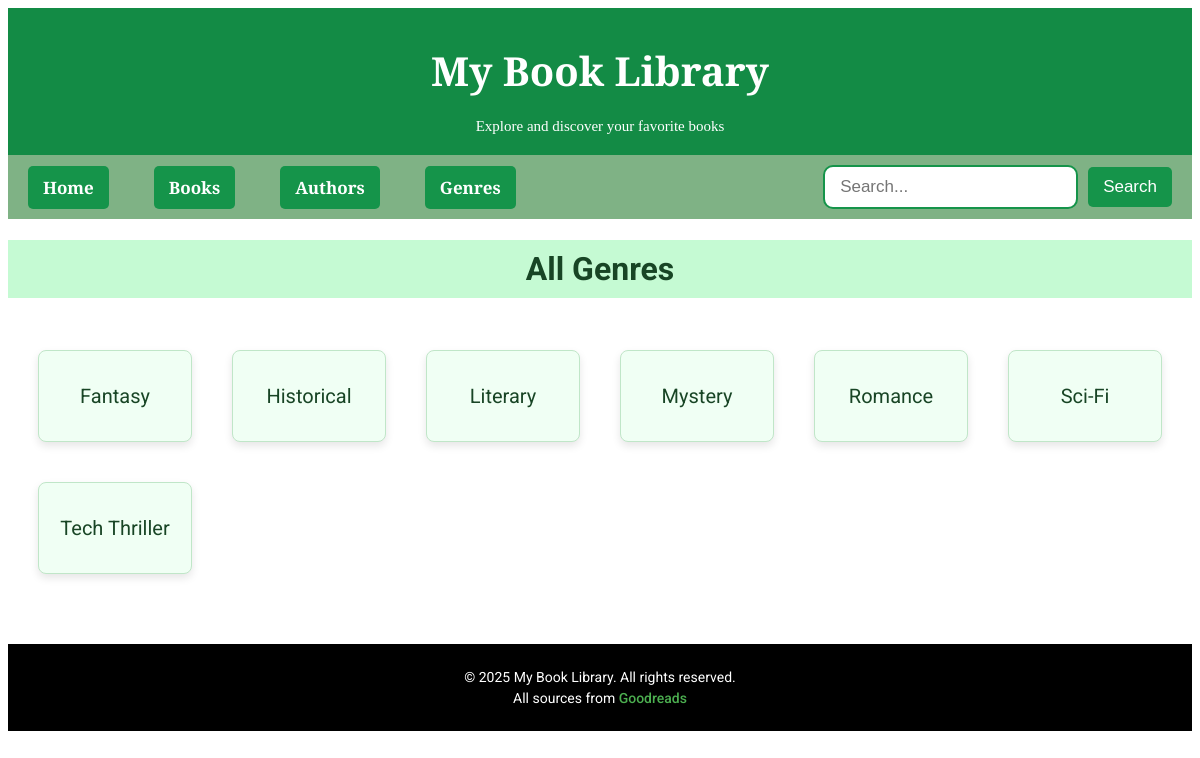
/genres, run on an earlier commit of the app's database.
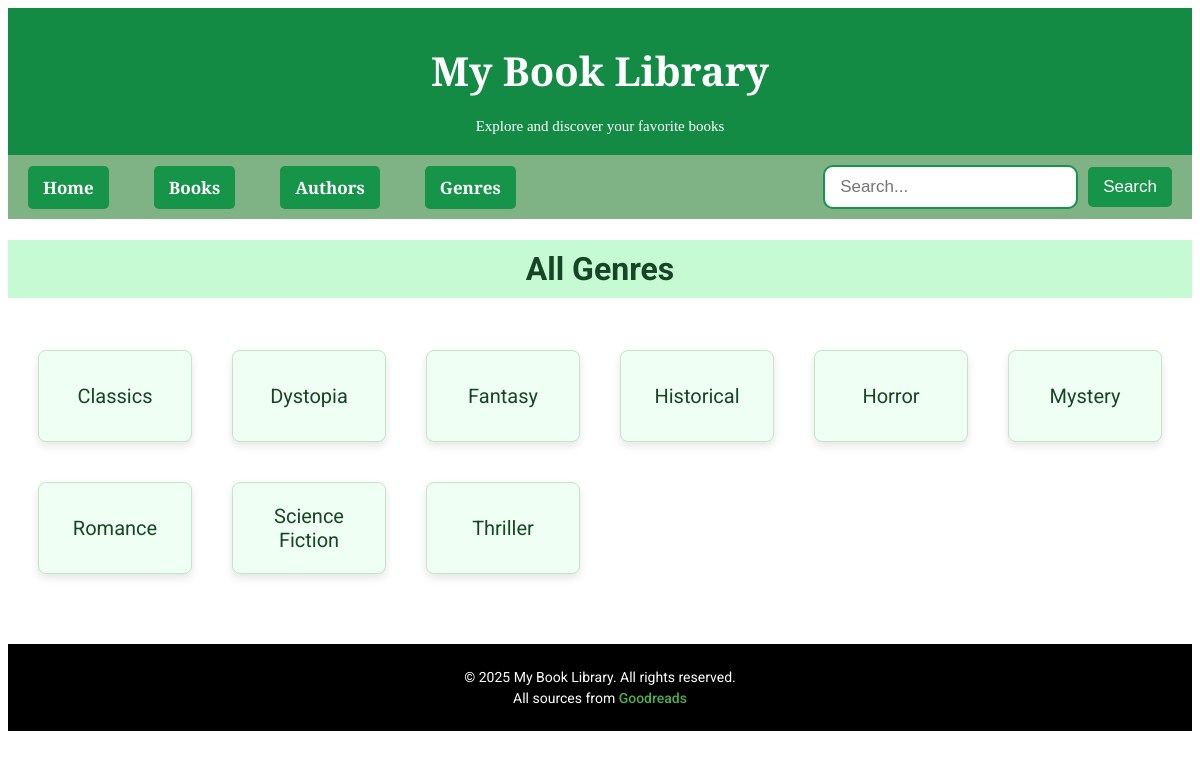
And on a later commit of the database.
### tables this page shows
CREATE TABLE genre (id INTEGER PRIMARY KEY AUTOINCREMENT, name TEXT, description TEXT);

### routes.py (the view)
@app.route('/genres')
def genres():
    conn = sqlite3.connect('books.db')
    cur = conn.cursor()
    cur.execute('SELECT id, name FROM genre ORDER BY name')
    genres = cur.fetchall()  # Fetch all results from query
    conn.close()
    return render_template("genres.html", title="Genres", genres=genres)

### templates/genres.html
{% extends "layout.html" %}
{% block content %}
<h1>All Genres</h1>
<div class="all-books">
    {% for genre in genres %}
    <div class="genre-card">
        <a href="{{ url_for('genre_by_id', id=genre[0]) }}">
        <p>{{ genre[1] }}</p>
        </a>
    </div>
{% endfor %}
</div>
{% endblock %}

### templates/layout.html (shortened to what this page needs)
<!DOCTYPE html>
<html lang="en">
<head>
    <link rel="stylesheet" href="/static/css/style.css">
</head>
<body>
    <header>
        <h1>My Book Library</h1>
        <h2>Explore and discover your favorite books</h2>
    </header>
    <nav>
        <ul>
            <li><a href="{{ url_for('home') }}">Home</a></li>
            <li><a href="{{ url_for('books') }}">Books</a></li>
            <li><a href="{{ url_for('authors') }}">Authors</a></li>
            <li><a href="{{ url_for('genres') }}">Genres</a></li>
        </ul>
        <form action="{{ url_for('search') }}" method="GET">
            <input type="search" name="query" placeholder="Search..." required maxlength="40">
            <button type="submit">Search</button>
        </form>
    </nav>
    <main>{% block content %}{% endblock %}</main>
    <footer>
        <p>&copy; 2025 My Book Library. All rights reserved.</p>
        <p>All sources from <a href="https://www.goodreads.com/" target="_blank">Goodreads</a></p>
    </footer>
</body>
</html>

### static/css/style.css (style rules this page uses)
h1 { color:#184525; font-family: 'roboto'; text-align: center;; padding: 10px; background-color: #C5FAD3; }
h2 { text-align: center; }
header h1 { background-color:#138b45; color:white; text-align: center; font-family: 'merriweather'; font-weight: 700; padding: 35px; font-size: 40px; margin:0; margin-bottom:-15px; }
header h2 { background-color:#138b45; text-align: center; font-family: 'merriweather'; font-weight: 500; font-size: 15px; color: white; margin:0; padding-bottom: 20px; }
.all-books { display: grid; grid-template-columns: repeat(auto-fill, minmax(150px, 1fr)); gap: 20px; padding: 20px; }
.genre-card { background-color: #F0FFF4; border: 1px solid #C0E6C8; border-radius: 8px; text-align: center; box-shadow: 0 4px 8px rgba(0, 0, 0, 0.1); transition: transform 0.2s, box-shodow 0.2; padding: 10px; margin: 10px; font-size: 20px; height: 70px; display: flex; align-items: center; justify-content: center; }
.genre-card p { color:#184525; font-family: 'roboto', serif; }
.genre-card a { text-decoration: none; }
nav { display:flex; justify-content: space-between; padding: 10px 20px; align-items: center; background-color: #7fb285; font-family: 'merriweather'; }
nav ul { display: flex; justify-content: center; gap:45px; list-style: none; padding: 0; margin: 0; }
nav a { display: inline-block; background-color: #15944a; color: white; padding: 10px 15px; border-radius: 5px; text-decoration: none; font-size: 17px; font-family: 'merriweather'; font-weight: 600; transition: background-color 0.3s; }
nav form { display: flex; align-items: center; }
nav form input[type="search"] { padding: 10px 15px; border: 2px solid #15944a; border-radius: 10px; font-size: 17px; }
nav form button { padding: 10px 15px; border: none; background-color: #15944a; color: white; border-radius: 5px; font-size: 17px; margin-left: 10px; transition: background-color 0.3s; }
footer { background-color: #000; color: white; text-align: center; padding: 20px 0px; margin-top: 40px; font-family: 'roboto', serif; font-size: 14px; }
footer p { margin: 5px 0; }
footer a { color: #4CAF50; text-decoration: none; font-weight: 500; }

What changed in the data, as far as the page shows it:
removed genre: name "Literary"
added genre: name "Classics"
added genre: name "Dystopia"
added genre: name "Horror"
changed genre: name "Sci-Fi" → "Science Fiction"
changed genre: name "Tech Thriller" → "Thriller"
